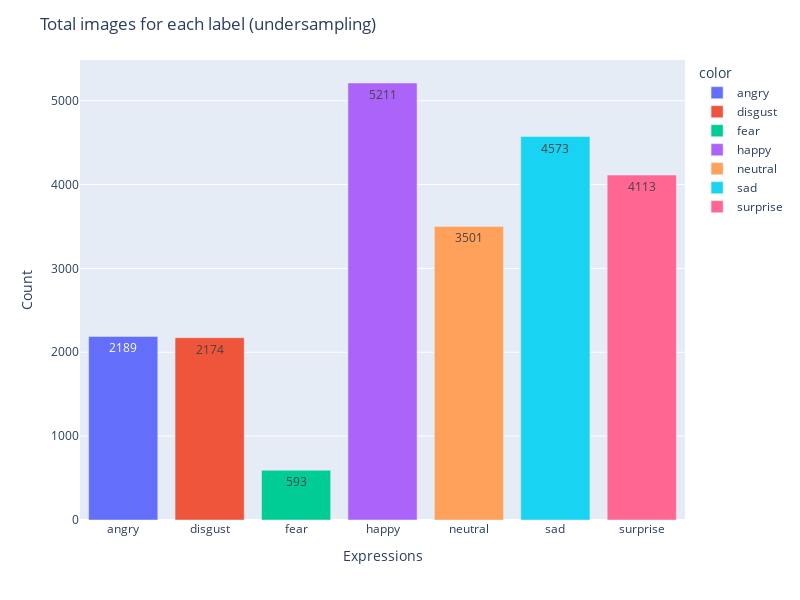

Notebook cell for this chart:
### Code cell
fig = px.bar(
    x=grouped_undersample_count.index,
    y=grouped_undersample_count.values,
    color=grouped_undersample_count.index,
)

fig.update_layout(
    title="Total images for each label (undersampling)",
    xaxis_title="Expressions",
    yaxis_title="Count",
    height=600,
    width=800,
)

fig.update_traces(texttemplate="%{y}", textposition="inside")

fig.show()

### Figure 1 — Plotly figure (JSON) as saved in the notebook; plotly's stock layout.template omitted (floating-point values rounded to 4 significant figures)
{"data": [{"alignmentgroup": "True", "hovertemplate": "color=angry<br>x=%{x}<br>y=%{y}<extra></extra>", "legendgroup": "angry", "marker": {"color": "#636efa", "pattern": {"shape": ""}}, "name": "angry", "offsetgroup": "angry", "orientation": "v", "showlegend": true, "textposition": "inside", "texttemplate": "%{y}", "type": "bar", "x": ["angry"], "xaxis": "x", "y": [2189], "yaxis": "y"}, {"alignmentgroup": "True", "hovertemplate": "color=disgust<br>x=%{x}<br>y=%{y}<extra></extra>", "legendgroup": "disgust", "marker": {"color": "#EF553B", "pattern": {"shape": ""}}, "name": "disgust", "offsetgroup": "disgust", "orientation": "v", "showlegend": true, "textposition": "inside", "texttemplate": "%{y}", "type": "bar", "x": ["disgust"], "xaxis": "x", "y": [2174], "yaxis": "y"}, {"alignmentgroup": "True", "hovertemplate": "color=fear<br>x=%{x}<br>y=%{y}<extra></extra>", "legendgroup": "fear", "marker": {"color": "#00cc96", "pattern": {"shape": ""}}, "name": "fear", "offsetgroup": "fear", "orientation": "v", "showlegend": true, "textposition": "inside", "texttemplate": "%{y}", "type": "bar", "x": ["fear"], "xaxis": "x", "y": [593], "yaxis": "y"}, {"alignmentgroup": "True", "hovertemplate": "color=happy<br>x=%{x}<br>y=%{y}<extra></extra>", "legendgroup": "happy", "marker": {"color": "#ab63fa", "pattern": {"shape": ""}}, "name": "happy", "offsetgroup": "happy", "orientation": "v", "showlegend": true, "textposition": "inside", "texttemplate": "%{y}", "type": "bar", "x": ["happy"], "xaxis": "x", "y": [5211], "yaxis": "y"}, {"alignmentgroup": "True", "hovertemplate": "color=neutral<br>x=%{x}<br>y=%{y}<extra></extra>", "legendgroup": "neutral", "marker": {"color": "#FFA15A", "pattern": {"shape": ""}}, "name": "neutral", "offsetgroup": "neutral", "orientation": "v", "showlegend": true, "textposition": "inside", "texttemplate": "%{y}", "type": "bar", "x": ["neutral"], "xaxis": "x", "y": [3501], "yaxis": "y"}, {"alignmentgroup": "True", "hovertemplate": "color=sad<br>x=%{x}<br>y=%{y}<extra></extra>", "legendgroup": "sad", "marker": {"color": "#19d3f3", "pattern": {"shape": ""}}, "name": "sad", "offsetgroup": "sad", "orientation": "v", "showlegend": true, "textposition": "inside", "texttemplate": "%{y}", "type": "bar", "x": ["sad"], "xaxis": "x", "y": [4573], "yaxis": "y"}, {"alignmentgroup": "True", "hovertemplate": "color=surprise<br>x=%{x}<br>y=%{y}<extra></extra>", "legendgroup": "surprise", "marker": {"color": "#FF6692", "pattern": {"shape": ""}}, "name": "surprise", "offsetgroup": "surprise", "orientation": "v", "showlegend": true, "textposition": "inside", "texttemplate": "%{y}", "type": "bar", "x": ["surprise"], "xaxis": "x", "y": [4113], "yaxis": "y"}], "layout": {"barmode": "relative", "height": 600, "legend": {"title": {"text": "color"}, "tracegroupgap": 0}, "margin": {"t": 60}, "title": {"text": "Total images for each label (undersampling)"}, "width": 800, "xaxis": {"anchor": "y", "domain": [0, 1], "title": {"text": "Expressions"}}, "yaxis": {"anchor": "x", "domain": [0, 1], "title": {"text": "Count"}}}}
